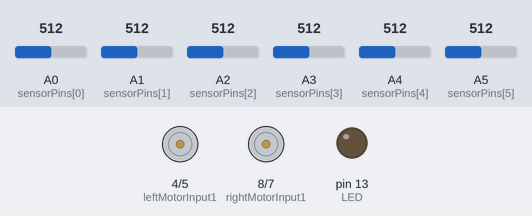
Bench run of a sketch on a simulated Arduino Uno, built with avr-gcc and run on an emulated ATmega328P. On the bench: motor-driver pin pairs drawn as motors (green arrow = first pin HIGH = forward, orange = second pin HIGH = backward, longer = more drive, scaled by the enable pin), output pins drawn as LEDs (lit = HIGH). The test bench sets the inputs (shaded band); at power-on: A0 (sensorPins[0]) = 512, A1 (sensorPins[1]) = 512, A2 (sensorPins[2]) = 512, A3 (sensorPins[3]) = 512, A4 (sensorPins[4]) = 512, A5 (sensorPins[5]) = 512.

Above: at 1.6 s.
At 17.1 s:
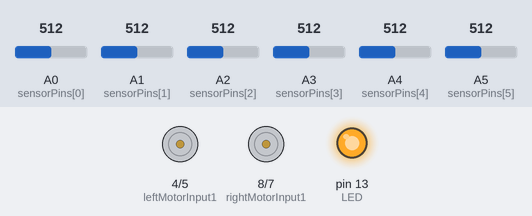
At 33.1 s:
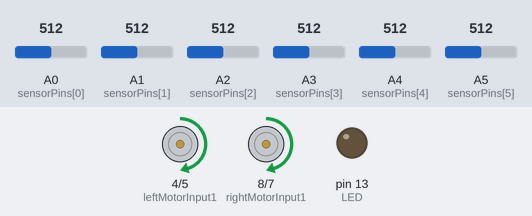
Timing chart, 0 to 34.6 s (numbered marks = the images above):
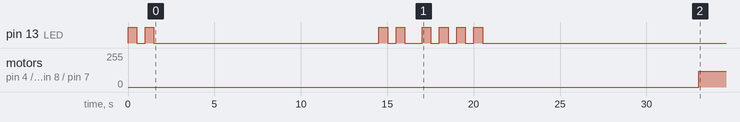

Measured:
- by itself, motor on pin 4 (leftMotorInput1) / pin 5 (leftMotorInput2), motor on pin 8 (rightMotorInput1) / pin 7 (rightMotorInput2): stopped → forward 120/255 at 33.0 s

The sketch:

Line_Follower_Code.ino
```cpp
#include <Arduino.h>

// Defining Variables
  // Motor control pins
    const byte leftMotorEnablePin = 3;   // Enable pin for the left motor 3
    const byte leftMotorInput1 = 4;     // Input pin 1 for the left motor 4
    const byte leftMotorInput2 = 5;     // Input pin 2 for the left motor 5
    const byte rightMotorEnablePin = 6;  // Enable pin for the right motor 6
    const byte rightMotorInput1 = 8;    // Input pin 1 for the right motor 8
    const byte rightMotorInput2 = 7;    // Input pin 2 for the right motor 7

  // Indicating LED
    const int LED = 13;

  // IR sensor Pins
    const byte sensorPins[] = {A0, A1, A2, A3, A4, A5};
    const int numSensors = sizeof(sensorPins) / sizeof(sensorPins[0]);  // Number of sensors
    float arena_threshold;

  // Motor regulation
    int motorSpeed = 120;

/**
 * @brief Blinks the LED according to the specified number of times.
 *
 * @param blinkCount Number of times the LED should blink.
 * @param pin The pin number to which the LED is connected.
 */
void blinkLED(int blinkCount, int pin) {
  for (int i = 0; i < blinkCount; i++) {
    digitalWrite(pin, HIGH);  // Turn the LED on
    delay(500);               // Wait for 500 milliseconds
    digitalWrite(pin, LOW);   // Turn the LED off
    delay(500);               // Wait for 500 milliseconds
  }
}

/**
 * @brief Collects the IR data from the surface and calculates the average value.
 *
 * @param sensorPins Array of sensor pin numbers.
 * @param numSensors Number of sensors.
 * @param readings Number of readings to average.
 * @return The average value of the sensor readings.
 */
float surfaceData(const byte sensorPins[], int numSensors, int readings) {
  float sum = 0.0;

  for (int j = 0; j < readings; j++) {
    for (int i = 0; i < numSensors; i++) {
      sum += analogRead(sensorPins[i]);
      delay(100);  // Small delay between sensor readings
    }
  }

  float average = sum / (numSensors * readings);
  return average;
}

/**
 * @brief Calculates the threshold value for IR sensor readings by measuring
 *        the average IR values of white and black surfaces.
 *
 * @param sensorPins Array of sensor pin numbers.
 * @param numSensors Number of sensors.
 * @param readings Number of readings to average.
 * @return The calculated threshold value.
 */
float calculateThreshold(const byte sensorPins[], int numSensors, int readings) {
  // Blink LED to indicate starting white surface measurement
  blinkLED(2, LED);
  delay(500);

  // Measure average IR value for white surface
  float white = surfaceData(sensorPins, numSensors, readings);

  // Blink LED to indicate starting black surface measurement
  blinkLED(2, LED);
  delay(500);

  // Measure average IR value for black surface
  blinkLED(4,LED);
  float black = surfaceData(sensorPins, numSensors, readings);

  // Calculate and return the threshold value
  float threshold = (white + black) / 2;

  return threshold;
}

//float continuousThreshold(float sensorValue)

  //}


/**
 * @brief Reads sensor values and updates a byte representing sensor data based on a threshold.
 *
 * This function reads the values from multiple sensors, compares each sensor's value to a given threshold,
 * and updates a byte where each bit represents whether the corresponding sensor value exceeds the threshold.
 *
 * @param sensorPins Array of sensor pin numbers.
 * @param numSensors Number of sensors.
 * @param threshold Threshold value for sensor comparison.
 * @return A byte where each bit is set if the corresponding sensor's value exceeds the threshold.
 */
byte sensorRead(const byte sensorPins[], int numSensors, float threshold) {
  byte sensorData = 0;  // Initialize the byte to store sensor data

  float white[2] = {0.0f, 0.0f};
  float black[2] = {0.0f, 0.0f};

  // Iterate over each sensor
  for (int i = 0; i < numSensors; i++) {
    float sensorValue = analogRead(sensorPins[i]);  // Read the analog value from the sensor

    // Check if the sensor value exceeds the threshold
    if (sensorValue > threshold) {
      // Set the corresponding bit in sensorData to 1 if sensor value is above threshold
      sensorData |= (1 << i);
      black[0] += sensorValue;
      if (black[1] > sensorValue || black[1] == 0){
        black[1] = sensorValue;
      }
    } else {
      white[0] += sensorValue;
      if (white[1] < sensorValue || white[1] == 0){
        white[1] = sensorValue;
      }
    }
  }


  return sensorData;  // Return the byte with updated sensor data
}

/**
 * @brief Maps sensor data byte to error for line condition.
 *
 * @param Case The sensor data byte.
 * @return The error corresponding to the sensor data byte.
 */
float lineCondition(int Case) {
  float error;

  switch (Case) {
    case 32:
      error = 2;
      break;
    case 48:
      error = 1.25;
      break;
    case 56:
      error = 0.75;
      break;
    case 24:
      error = 0.3;
      break;
    case 12:
      error = 0;
      break;
    case 6:
      error = -0.3;
      break;
    case 7:
      error = -0.75;
      break;
    case 3:
      error = -1.25;
      break;
    case 1:
      error = -2;
      break;
    default:
      error = 0;
      break;
  }

  return error;
}

/**
 * @brief Controls the motors based on error.
 *
 * @param error The error for motor control.
 * @param motorSpeed The base motor speed.
 * @param difference The speed difference for turning.
 */
void motorControl(float correction, int motorSpeed, int difference) {
  int leftspeed = motorSpeed + correction * difference;
  int rightspeed = motorSpeed - correction * difference;

  leftspeed = constrain(leftspeed, 100, 255);
  rightspeed = constrain(rightspeed, 100, 255);

  if (leftspeed == rightspeed) {
    digitalWrite(leftMotorInput1, HIGH);
    digitalWrite(leftMotorInput2, LOW);

    digitalWrite(rightMotorInput1, HIGH);
    digitalWrite(rightMotorInput2, LOW);
  } else if (leftspeed < rightspeed) {
    digitalWrite(leftMotorInput1, HIGH);
    digitalWrite(leftMotorInput2, LOW);

    digitalWrite(rightMotorInput1, LOW);
    digitalWrite(rightMotorInput2, HIGH);
  } else {
    digitalWrite(leftMotorInput1, LOW);
    digitalWrite(leftMotorInput2, HIGH);

    digitalWrite(rightMotorInput1, HIGH);
    digitalWrite(rightMotorInput2, LOW);
  }

  // Set motor speeds using PWM
  analogWrite(leftMotorEnablePin, leftspeed);
  analogWrite(rightMotorEnablePin, rightspeed);
}

/**
 * @brief Calculates the PID correction value.
 *
 * @param error The current error value.
 * @param Kp The proportional gain.
 * @param Ki The integral gain.
 * @param Kd The derivative gain.
 * @return The calculated correction value.
 */
float errorCalculation(float error, float K1, float K2, float K3){
  // PID Calculation
  static float previousError = 0;
  static signed long previousDerivative = 0;

  // To damp the oscillation speed
  signed long derivative1 = (error - previousError);
  signed long derivative2 = (derivative1 - previousDerivative);

  float correction = K1 * error + K2 * derivative1 + K3 * derivative2;

  previousError = error;
  previousDerivative = derivative1;

  return correction;
}

void setup() {
  Serial.begin(9600);
  // Indicator LED
  pinMode(LED, OUTPUT);

  // Left motor pins setup
  pinMode(leftMotorEnablePin, OUTPUT);
  pinMode(leftMotorInput1, OUTPUT);
  pinMode(leftMotorInput2, OUTPUT);

  digitalWrite(leftMotorEnablePin, LOW);
  digitalWrite(leftMotorInput1, LOW);
  digitalWrite(leftMotorInput2, LOW);

  // Right motor pins setup
  pinMode(rightMotorEnablePin, OUTPUT);
  pinMode(rightMotorInput1, OUTPUT);
  pinMode(rightMotorInput2, OUTPUT);

  digitalWrite(rightMotorEnablePin, LOW);
  digitalWrite(rightMotorInput1, LOW);
  digitalWrite(rightMotorInput2, LOW);

  // Sensor pins setup
  for (byte i = 0; i < numSensors; i++) {
    pinMode(sensorPins[i], INPUT);
  }

  // Calculate the threshold
  arena_threshold = calculateThreshold(sensorPins, numSensors, 20); // Readings = 20

  Serial.begin(9600);
}

void loop() {
  // Read sensor data and get the condition of the line
  byte Case = sensorRead(sensorPins, numSensors, arena_threshold);
  float error = lineCondition(Case);
  float correction = errorCalculation(error, 4, 4, 1); //K1, K2, K3 order of entry
  motorControl(correction, motorSpeed, 12); // Difference = 12

}
```
